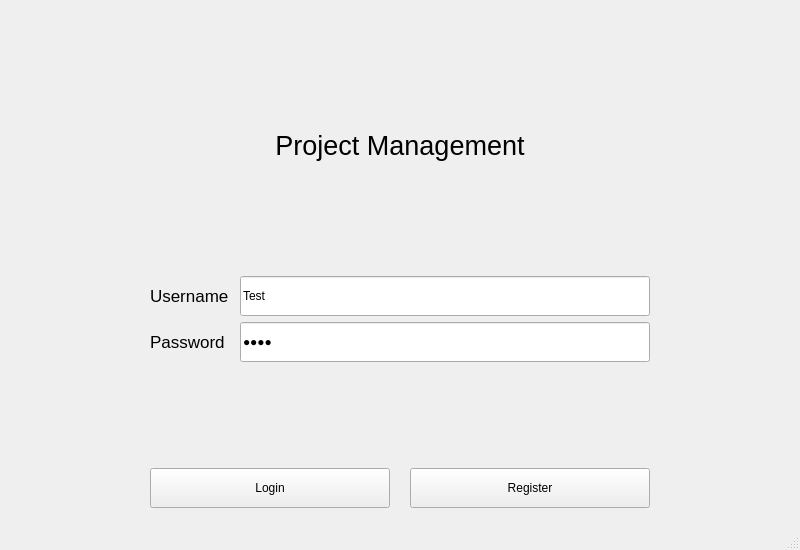
<?xml version="1.0" encoding="UTF-8"?>
<ui version="4.0">
 <class>login</class>
 <widget class="QMainWindow" name="login">
  <property name="geometry">
   <rect>
    <x>0</x>
    <y>0</y>
    <width>800</width>
    <height>550</height>
   </rect>
  </property>
  <property name="minimumSize">
   <size>
    <width>800</width>
    <height>550</height>
   </size>
  </property>
  <property name="maximumSize">
   <size>
    <width>800</width>
    <height>550</height>
   </size>
  </property>
  <property name="windowTitle">
   <string>login</string>
  </property>
  <widget class="QWidget" name="centralwidget">
   <layout class="QVBoxLayout" name="verticalLayout">
    <property name="leftMargin">
     <number>150</number>
    </property>
    <property name="topMargin">
     <number>20</number>
    </property>
    <property name="rightMargin">
     <number>150</number>
    </property>
    <property name="bottomMargin">
     <number>20</number>
    </property>
    <item>
     <spacer name="verticalSpacer_2">
      <property name="orientation">
       <enum>Qt::Vertical</enum>
      </property>
      <property name="sizeHint" stdset="0">
       <size>
        <width>20</width>
        <height>40</height>
       </size>
      </property>
     </spacer>
    </item>
    <item>
     <widget class="QLabel" name="label">
      <property name="minimumSize">
       <size>
        <width>0</width>
        <height>50</height>
       </size>
      </property>
      <property name="font">
       <font>
        <pointsize>20</pointsize>
       </font>
      </property>
      <property name="text">
       <string>Project Management</string>
      </property>
      <property name="alignment">
       <set>Qt::AlignCenter</set>
      </property>
     </widget>
    </item>
    <item>
     <spacer name="verticalSpacer">
      <property name="orientation">
       <enum>Qt::Vertical</enum>
      </property>
      <property name="sizeHint" stdset="0">
       <size>
        <width>20</width>
        <height>40</height>
       </size>
      </property>
     </spacer>
    </item>
    <item>
     <layout class="QHBoxLayout" name="horizontalLayout_2">
      <item>
       <widget class="QLabel" name="label_2">
        <property name="font">
         <font>
          <pointsize>13</pointsize>
         </font>
        </property>
        <property name="text">
         <string>Username</string>
        </property>
       </widget>
      </item>
      <item>
       <widget class="QLineEdit" name="usernameEdit">
        <property name="minimumSize">
         <size>
          <width>0</width>
          <height>40</height>
         </size>
        </property>
        <property name="maximumSize">
         <size>
          <width>410</width>
          <height>16777215</height>
         </size>
        </property>
        <property name="text">
         <string>Test</string>
        </property>
       </widget>
      </item>
     </layout>
    </item>
    <item>
     <layout class="QHBoxLayout" name="horizontalLayout_3">
      <item>
       <widget class="QLabel" name="label_3">
        <property name="font">
         <font>
          <pointsize>13</pointsize>
         </font>
        </property>
        <property name="text">
         <string>Password</string>
        </property>
       </widget>
      </item>
      <item>
       <widget class="QLineEdit" name="passwordEdit">
        <property name="minimumSize">
         <size>
          <width>0</width>
          <height>40</height>
         </size>
        </property>
        <property name="maximumSize">
         <size>
          <width>410</width>
          <height>16777215</height>
         </size>
        </property>
        <property name="text">
         <string>Test</string>
        </property>
        <property name="echoMode">
         <enum>QLineEdit::Password</enum>
        </property>
       </widget>
      </item>
     </layout>
    </item>
    <item>
     <spacer name="verticalSpacer_3">
      <property name="orientation">
       <enum>Qt::Vertical</enum>
      </property>
      <property name="sizeHint" stdset="0">
       <size>
        <width>20</width>
        <height>40</height>
       </size>
      </property>
     </spacer>
    </item>
    <item>
     <layout class="QHBoxLayout" name="horizontalLayout">
      <property name="spacing">
       <number>20</number>
      </property>
      <item>
       <widget class="QPushButton" name="loginButton">
        <property name="minimumSize">
         <size>
          <width>0</width>
          <height>40</height>
         </size>
        </property>
        <property name="text">
         <string>Login</string>
        </property>
       </widget>
      </item>
      <item>
       <widget class="QPushButton" name="registerButton">
        <property name="minimumSize">
         <size>
          <width>0</width>
          <height>40</height>
         </size>
        </property>
        <property name="text">
         <string>Register</string>
        </property>
       </widget>
      </item>
     </layout>
    </item>
   </layout>
  </widget>
  <widget class="QMenuBar" name="menubar">
   <property name="geometry">
    <rect>
     <x>0</x>
     <y>0</y>
     <width>800</width>
     <height>21</height>
    </rect>
   </property>
  </widget>
  <widget class="QStatusBar" name="statusbar"/>
 </widget>
 <resources/>
 <connections/>
</ui>
